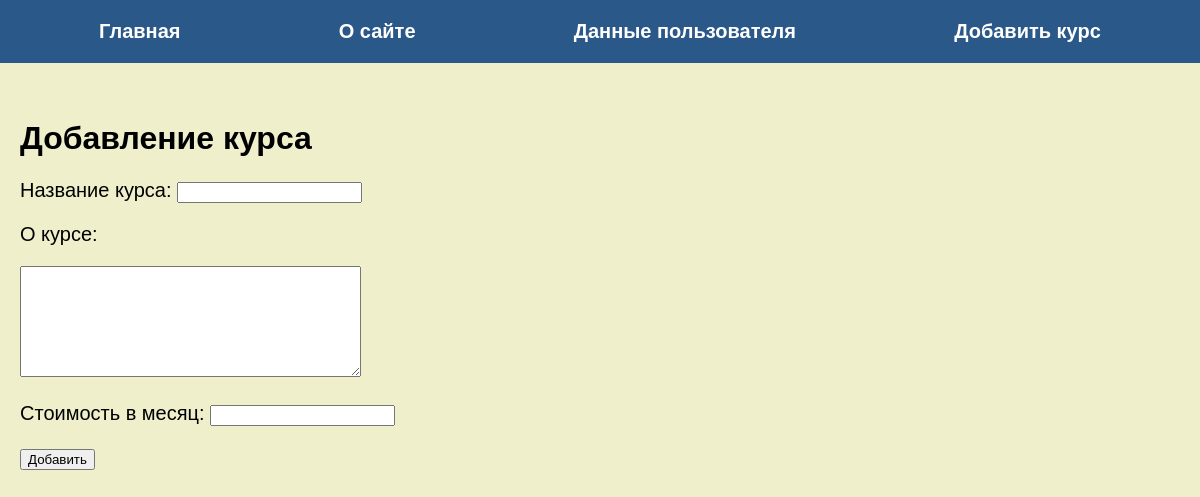
Page /add_post on the committed database.
### tables this page shows
CREATE TABLE mainmenu(
id INTEGER PRIMARY KEY AUTOINCREMENT,
title TEXT NOT NULL,
url TEXT NOT NULL
);

### dz52.py (the view, shortened to what this page needs)
@app.route("/add_post", methods=["POST", "GET"])
def add_post():
    db = get_db()
    dbase = FDateBase(db)
    return render_template("add_post.html", title="Добавление курса", menu=dbase.get_menu())

### FDateBase.py (called while the page is built)
    def get_menu(self):
        sql="SELECT * FROM mainmenu"
        try:
            self.__cur.execute(sql)
            res = self.__cur.fetchall()
            if res:
                return res
        except IOError:
            print("Ошибка чтения из БД")
        return []

### dz52.py (called while the page is built)
def connect_db():
    con = sqlite3.connect(app.config['DATABASE'])
    con.row_factory = sqlite3.Row
    return con

def get_db():
    if not hasattr(g,'link_db'):
        g.link_db = connect_db()
    return g.link_db

### templates/add_post.html (shortened to what this page needs)
{% extends 'base.html' %}
{% block content %}
{{ super() }}
<form action="{{ url_for('add_post') }}" method="post">
    <p>Название курса: <input type="text" name="name" required></p>
    <p>О курсе:</p>
    <p><textarea name="post" cols="40" rows="7"></textarea></p>
    <p>Стоимость в месяц: <input type="text" name="price" required></p>
    <p><input type="submit" value="Добавить"></p>
</form>
{% endblock %}

### templates/base.html (shortened to what this page needs)
<!DOCTYPE html>
<html lang="en">
<head>
    <link rel="stylesheet" href="{{ url_for('static', filename='css/style.css') }}">
</head>
<body>
{% block content %}
    {% block mainmenu %}
        <ul class="menu">
            {% for m in menu %}
            <li><a href="{{m.url}}">{{m.title}}</a></li>
            {% endfor %}
        </ul>
<div class="content">
    {% endblock %}
    {% if title %}
        <h1>{{ title }}</h1>
        {% else %}
        <h1> </h1>
    {% endif %}
{% endblock %}
</div>
</body>
</html>

### static/CSS/style.css (style rules this page uses)
body { background:#efefcc; margin: 0; padding: 0; font-family:Verdana, Geneva, Tahoma, sans-serif; }
.menu { display:flex ; justify-content: space-around; list-style: none; background: rgb(42, 88, 137); font-family:Verdana, Geneva, Tahoma, sans-serif; padding: 20px; margin-top: 0; }
.menu a { font-weight: bold; color: #fff; text-decoration: none; }
ul { display: flex; justify-content: space-between; list-style: none; padding: 0; }
.content { margin:0 auto; max-width: 1200px; padding: 20px; box-sizing: border-box; }
p { font-size: 20px; }
h1 { font-size: 32px }
li { font-size: 20px; }

### rows in the picture
mainmenu: title "Главная"
mainmenu: title "О сайте"
mainmenu: title "Данные пользователя"
mainmenu: title "Добавить курс"

### other values in the picture
{{ title }} "Добавление курса"
